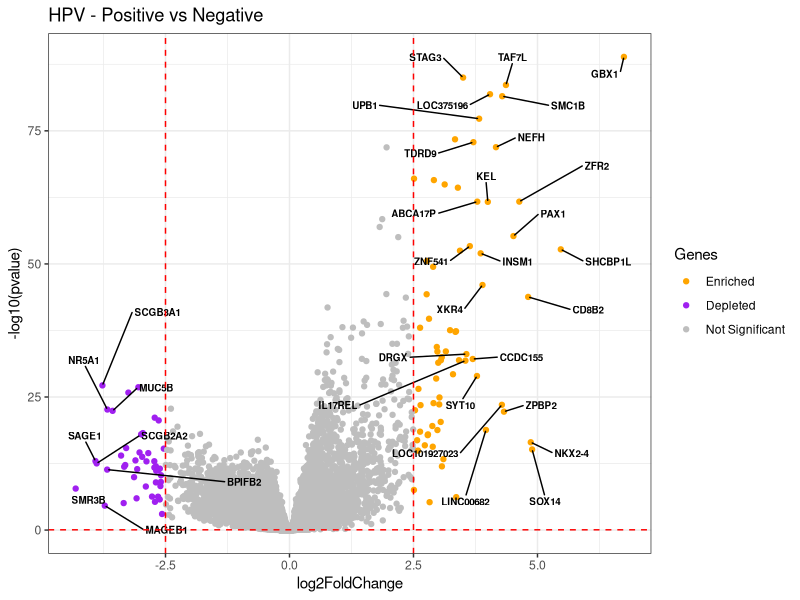
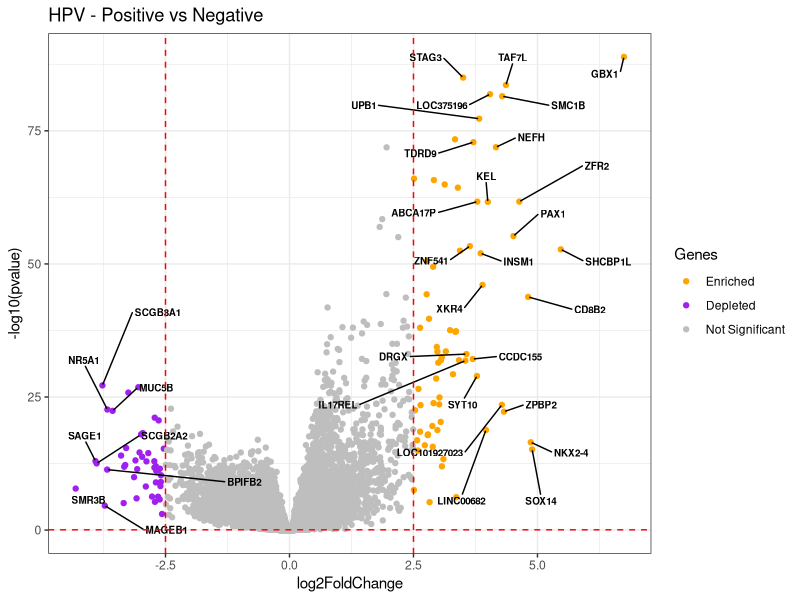

Generate these figures, in order, with R:
## ---- chunk 1
knitr::opts_chunk$set(echo = TRUE)
library(tidyverse)
library(ggplot2)
library(ggrepel)
library(dplyr)
## ---- chunk 2
HPV_deseq.genes <- read.table("../data/HPV_deseq.genes.txt", header = T)

## ---- chunk 3
# Volcano Plot

hpv.volc.dat <- HPV_deseq.genes %>%
  mutate(diffexp = ifelse(log2FoldChange > 2.5 & pvalue < 0.05, yes = "UP",
                   ifelse(log2FoldChange < -2.5 & pvalue < 0.05, yes = "DOWN", no = NA))) %>%
  mutate(diffexp = ifelse(is.na(diffexp), yes = "NO", no = diffexp))

hpv.volc.dat %>%
  ggplot(aes(x = log2FoldChange, y = -log10(pvalue), col = diffexp)) +
  geom_point() +
  geom_text_repel(data=subset(hpv.volc.dat, log2FoldChange < -3.5 | log2FoldChange > 3.5),
                        aes(x = log2FoldChange, y = -log10(pvalue), label = Genes),
                  colour = "black", size = 2.5, fontface= 2, box.padding = 1.0, max.overlaps = Inf) +
  geom_hline(yintercept = 0.05, color = "red", linetype = 2) +
  geom_vline(xintercept = c(-2.5,2.5), color = "red", linetype = 2) +
  scale_color_manual( breaks = c("UP", "DOWN", "NO"),
                      values = c("orange", "purple", "grey"),
                      label  = c("Enriched", "Depleted", "Not Significant"),
                      name   = "Genes")+
  ggtitle("HPV - Positive vs Negative") +
  theme(legend.key.size = unit(0.5, 'cm'),
        legend.title = element_text(size=10),
        legend.text = element_text(size=10)) +
  theme_bw()

ggsave("../figures/volcano_differential-gene-expression.png", width = 7, height = 6, device = "png")
